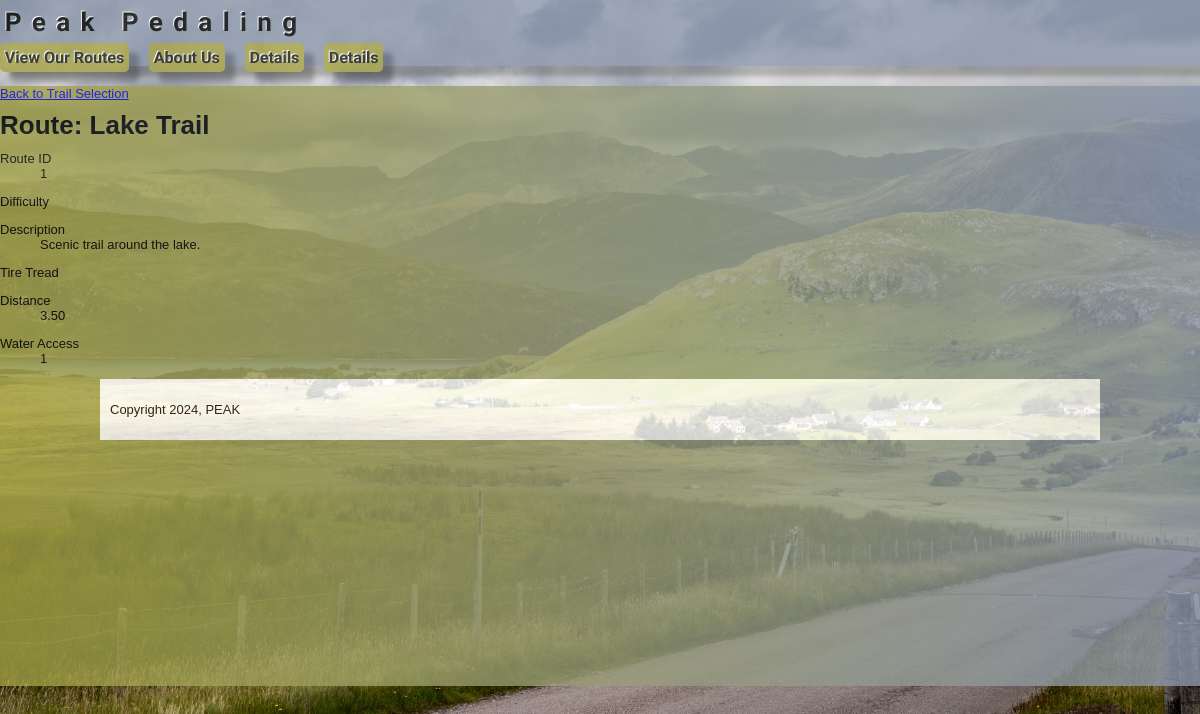
The app's page /peak_pedaling/public/detail.php?Route_ID=1 with its own data.
### tables this page shows
CREATE TABLE `Route` (
    id INT AUTO_INCREMENT PRIMARY KEY,
    Difficulty VARCHAR(10) NOT NULL,
    Route_Name VARCHAR(255) NOT NULL UNIQUE,
    Description TEXT NOT NULL,
    Tire_Tread VARCHAR(10) NOT NULL,
    Distance DECIMAL(10, 2) NOT NULL,
    Water_Access BOOLEAN NOT NULL
);

### peak_pedaling/private/classes/databaseobject.class.php (called while the page is built, shortened)
<?php
class DatabaseObject {
  static protected $database;
  static protected $table_name = "";
  static public function set_database($database) {
    self::$database = $database;
  }
  static public function find_by_sql($sql) {
    $result = self::$database->query($sql);
    $object_array = [];
    while($record = $result->fetch_assoc()) {
      $object_array[] = static::instantiate($record);
    }
    return $object_array;
  }
  static public function find_by_id($id) {
    $sql = "SELECT * FROM " . static::$table_name . " ";
    $sql .= "WHERE id='" . self::$database->escape_string($id) . "'";
    $obj_array = static::find_by_sql($sql);
    if(!empty($obj_array)) {
      return array_shift($obj_array);
    } else {
      return false;
    }
  }
  static protected function instantiate($record) {
    $object = new static;
    foreach($record as $property => $value) {
      if(property_exists($object, $property)) {
        $object->$property = $value;
      }
    }
    return $object;
  }
}
?>

### peak_pedaling/private/classes/route.class.php (called while the page is built, shortened)
<?php
class Route extends DatabaseObject {
  public $Route_Name;
  public function __construct($args=[]) {
    $this->Route_Name = $args['Route_Name'] ?? '';
  }
  public function name() {
    return "{$this->Route_Name}";
  }
}

### peak_pedaling/private/functions.php (called while the page is built, shortened)
<?php
function h($string="") {
  return htmlspecialchars($string);
}
?>

### peak_pedaling/public/detail.php (the view, shortened to what this page needs)
<?php
  $id = $_GET['Route_ID'] ?? false;
  $route = Route::find_by_id($id);
?>
<?php include(SHARED_PATH . '/public_header.php'); ?>
<div id="main" role="main" tabindex="-1">
  <a href="routes.php">Back to Trail Selection</a>
  <div id="page">
      <h1>Route: <?php echo $route->name(); ?></h1>
      <div class="attributes">
        <dl>
          <dt>Route ID</dt>
          <dd><?php echo h($route->id); ?></dd>
        </dl>
        <dl>
          <dt>Difficulty</dt>
        </dl>
        <dl>
          <dt>Description</dt>
          <dd><?php echo h($route->Description); ?></dd>
        </dl>
        <dl>
          <dt>Tire Tread</dt>
        </dl>
        <dl>
          <dt>Distance</dt>
          <dd><?php echo h($route->Distance); ?></dd>
        </dl>
        <dl>
          <dt>Water Access</dt>
          <dd><?php echo h($route->Water_Access); ?></dd>
        </dl>
  </div>
</div>
<?php include(SHARED_PATH . '/public_footer.php'); ?>

### peak_pedaling/public/stylesheets/public.css (style rules this page uses)
html { height: 100%; width: 100%; }
body { width: 100%; height: 100%; border: 0; font: 13px/15px Verdana, Arial, Helvetica, sans-serif; background-image: url('../images/winding_road.jpg'); background-size: cover; background-repeat: no-repeat; background-attachment: fixed; background-position: center; margin: 0; padding: 0; position: relative; }
#main { background-size: 100% 100%; background-position: 0px 0px; background-image: linear-gradient(90deg, #A4A244 0%, #8B96AB 100%); opacity: .8; min-height: 600px; width: 100%; padding: 0; margin: 0; }
div#page { margin: 0; }

### records on screen
route: Route_Name "Lake Trail", id "1", Description "Scenic trail around the lake.", Distance "3.50", Water_Access "1"
